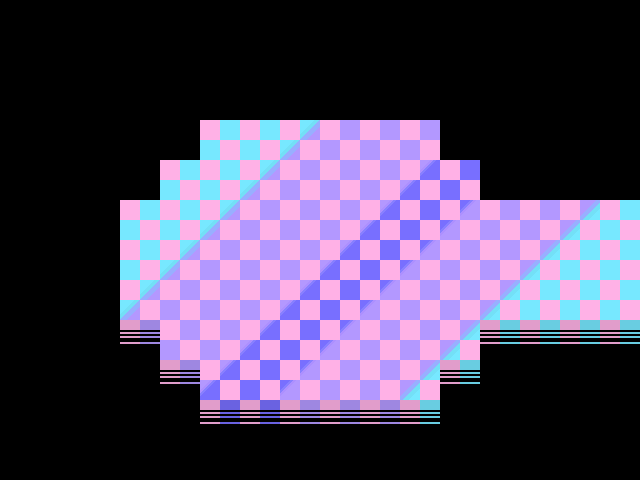

A level layout from a 2D game, rendered from its tile map. Below: a short description, then the map file with its tile-grid data intact:
An orthogonal 16x12 tile map with 40x40 px tiles, 3 tile layers (bgtiles, tiles, fgtiles), 2 tilesets and 15 objects.

<map version="1.9" tiledversion="1.9.0" orientation="orthogonal" renderorder="right-down" width="16" height="12" tilewidth="40" tileheight="40" infinite="0" nextlayerid="12" nextobjectid="40">
 <editorsettings>
  <export target="start.lua" format="lua" />
 </editorsettings>
 <properties>
  <property name="music" value="resonance_muffled" />
 </properties>
 <tileset firstgid="1" source="../../../tilesets/vapor.tsx" />
 <tileset firstgid="22" source="../../../tilesets/devroom-objects.tsx" />
 <layer id="8" name="bgtiles" width="16" height="12">
  <data encoding="csv">
15,15,15,15,15,15,15,15,15,15,15,15,15,15,15,15,
15,15,15,15,15,15,15,15,15,15,15,15,15,15,15,15,
15,15,15,15,15,15,15,15,15,15,15,15,15,15,15,15,
15,15,15,15,15,15,15,15,15,15,15,15,15,15,15,15,
15,15,15,15,15,15,15,15,15,15,15,15,15,15,15,15,
15,15,15,15,15,15,15,15,15,15,15,15,15,15,15,15,
15,15,15,15,15,15,15,15,15,15,15,15,15,15,15,15,
15,15,15,15,15,15,15,15,15,15,15,15,15,15,15,15,
15,15,15,15,15,15,15,15,15,15,15,15,15,15,15,15,
15,15,15,15,15,15,15,15,15,15,15,15,15,15,15,15,
15,15,15,15,15,15,15,15,15,15,15,15,15,15,15,15,
15,15,15,15,15,15,15,15,15,15,15,15,15,15,15,15
</data>
 </layer>
 <layer id="1" name="tiles" width="16" height="12">
  <data encoding="csv">
0,0,0,0,0,0,0,0,0,0,0,0,0,0,0,0,
0,0,0,0,0,0,0,0,0,0,0,0,0,0,0,0,
0,0,0,0,0,0,0,0,0,0,0,0,0,0,0,0,
0,0,0,0,0,1,1,2,3,3,3,0,0,0,0,0,
0,0,0,0,1,1,2,3,3,3,6,7,0,0,0,0,
0,0,0,1,1,2,3,3,3,6,7,5,3,3,4,1,
0,0,0,1,2,3,3,3,6,7,5,3,3,4,1,1,
0,0,0,2,3,3,3,6,7,5,3,3,4,1,1,1,
0,0,0,9,3,3,6,7,5,3,3,4,8,8,8,8,
0,0,0,0,9,6,7,5,3,3,4,8,0,0,0,0,
0,0,0,0,0,10,10,9,9,9,8,0,0,0,0,0,
0,0,0,0,0,0,0,0,0,0,0,0,0,0,0,0
</data>
 </layer>
 <objectgroup color="#ff0000" id="9" name="objects_bg">
  <object id="36" gid="40" x="70" y="176" width="58" height="180" />
  <object id="37" gid="40" x="512" y="176" width="58" height="180" />
  <object id="38" gid="40" x="70" y="456" width="58" height="180" />
  <object id="39" gid="40" x="512" y="456" width="58" height="180" />
 </objectgroup>
 <layer id="7" name="fgtiles" width="16" height="12">
  <data encoding="csv">
0,0,0,0,0,0,0,0,0,0,0,0,0,0,0,0,
0,0,0,0,0,0,0,0,0,0,0,0,0,0,0,0,
0,0,0,0,0,0,0,0,0,0,0,0,0,0,0,0,
0,16,16,16,0,0,0,0,0,0,0,0,16,16,16,0,
0,15,15,15,0,0,0,0,0,0,0,0,15,15,15,0,
0,0,0,0,0,0,0,0,0,0,0,0,0,0,0,0,
0,0,0,0,0,0,0,0,0,0,0,0,0,0,0,0,
0,0,0,0,0,0,0,0,0,0,0,0,0,0,0,0,
0,0,0,0,0,0,0,0,0,0,0,0,0,0,0,0,
0,0,0,0,0,0,0,0,0,0,0,0,0,0,0,0,
0,16,16,16,0,0,0,0,0,0,0,0,16,16,16,0,
0,15,15,15,0,0,0,0,0,0,0,0,15,15,15,0
</data>
 </layer>
 <objectgroup color="#0000ff" id="2" name="collision">
  <object id="1" x="480" y="320" width="160" height="40" />
  <object id="2" x="480" y="160" width="160" height="40" />
  <object id="3" x="440" y="120" width="40" height="40" />
  <object id="4" x="200" y="80" width="240" height="40" />
  <object id="5" x="160" y="120" width="40" height="40" />
  <object id="6" x="120" y="160" width="40" height="40" />
  <object id="7" x="80" y="200" width="40" height="120" />
  <object id="9" x="120" y="320" width="40" height="40" />
  <object id="10" x="160" y="360" width="40" height="40" />
  <object id="11" x="200" y="400" width="240" height="40" />
  <object id="12" x="440" y="360" width="40" height="40" />
 </objectgroup>
 <objectgroup color="#ff00ff" id="11" name="objects" />
 <objectgroup color="#7f00ff" id="10" name="markers" />
</map>
